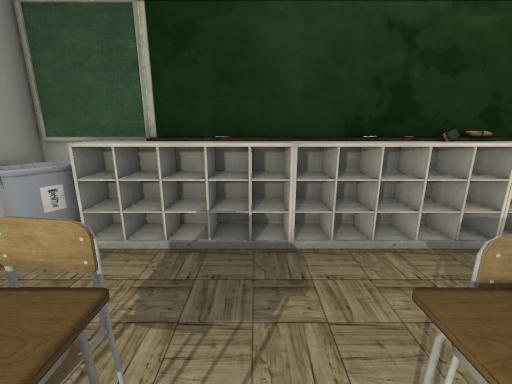
View 1 (above)

17 first-person views from a walk through a 3-D level made in the Unity game engine. The camera is 1.2 m above the floor, tilts 14° down and sees 90° across. Doors are open. The floor is counted in squares, 0.5 m on a side. Each view is taken from the middle of a square. On the plan, view 1 faces up. The plan holds only what a view shows up to about 17 squares ahead; the rest is blank. The player character is not drawn. Some surface patterns are stand-ins.

View 2
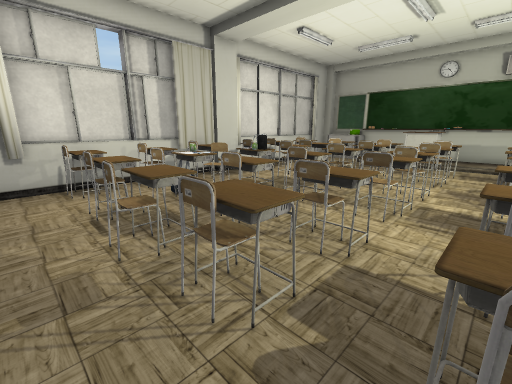

View 3
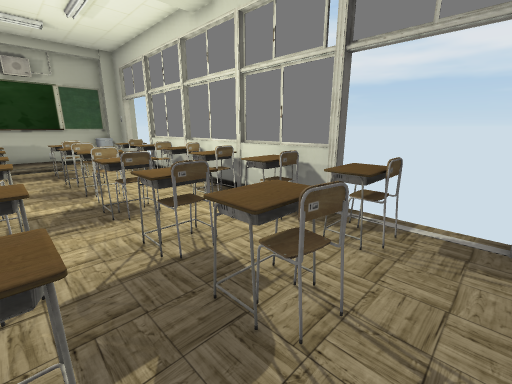

View 4
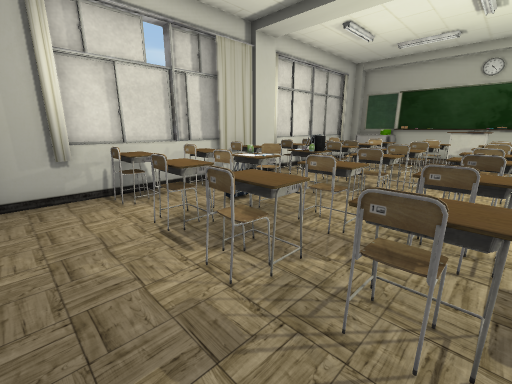

View 5
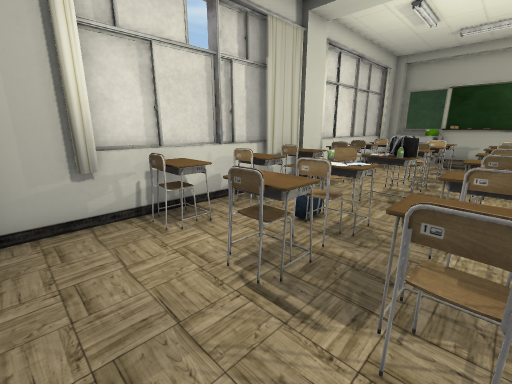

View 6
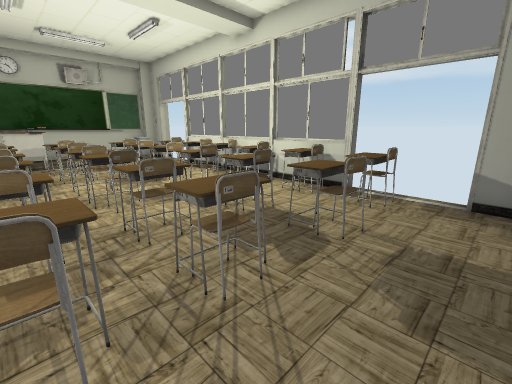

View 7
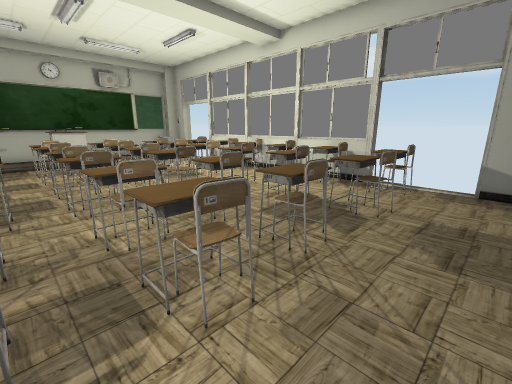

View 8
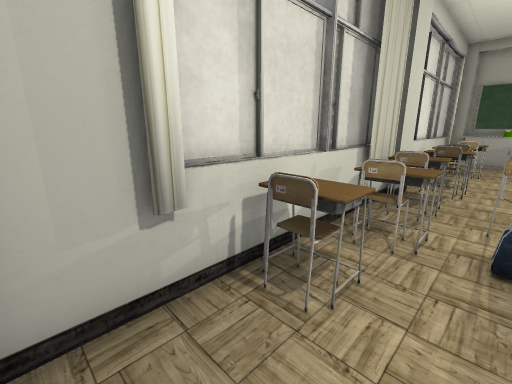

View 9
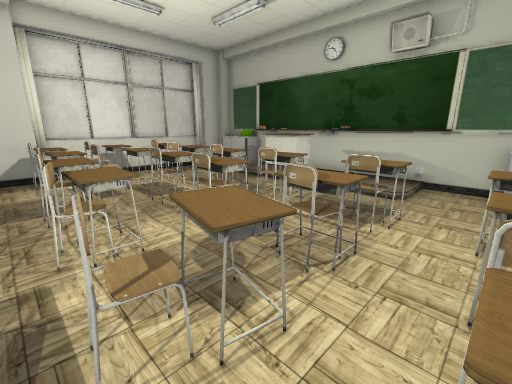

View 10
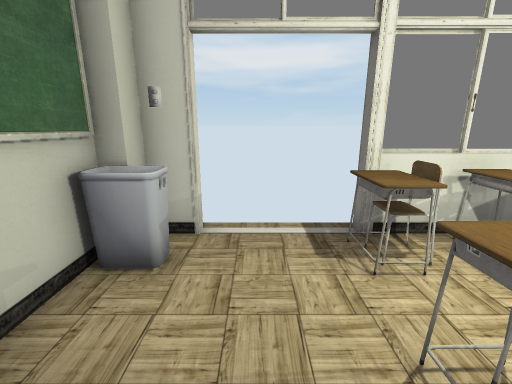

View 11
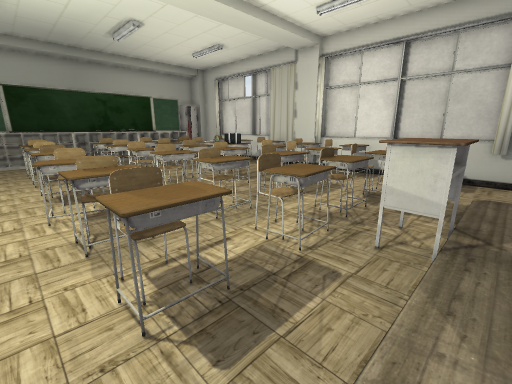

View 12
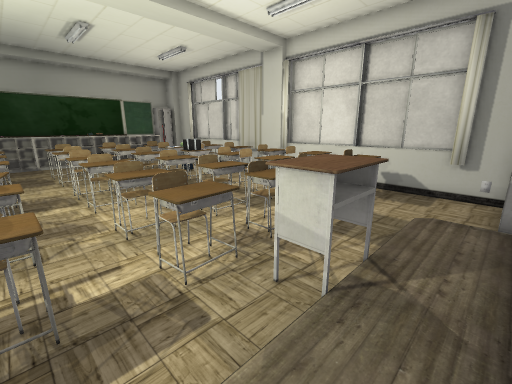

View 13
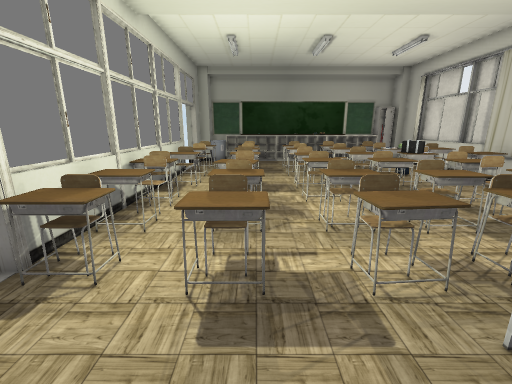

View 14
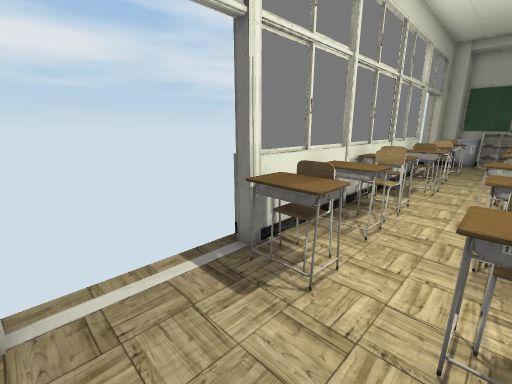

View 15
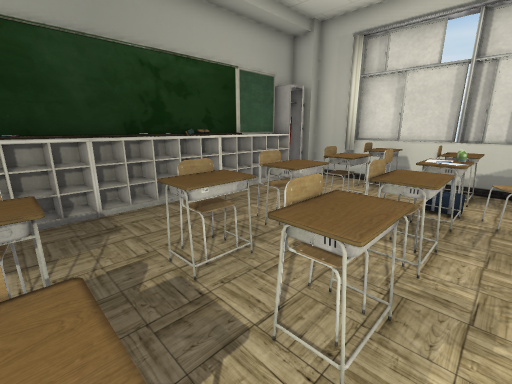

View 16
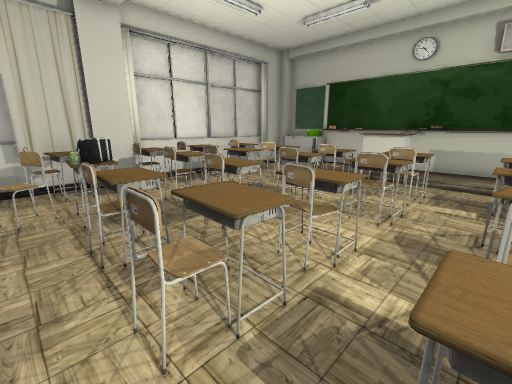

View 17
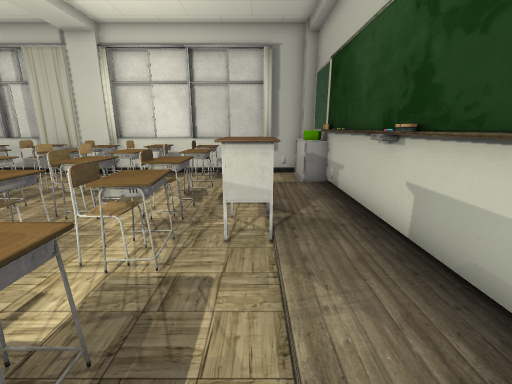

### Floor plan
Key: @ floor where view 1 was taken; # wall or solid block; . main floor; : floor 0.25 m higher than the main floor; D open door; v drop or lower ground; B blackboard; S shelf; C chair; E desk; A bag; U curtain; P pillar; L locker; O other object.
Columns run from 6 left of view 1 to 12 right of it. Each row starts with its distance up from view 1.
  6  ####OBB  #OB#####
  5 ##OSSSSSSSSSSSSLL#
  4 ##O..............#
  3 D................#
  2 D...C.....C......#
  1 DCC.EE.ECEEEECEEC#
  0 DEE.EE@EE.EEECEEE#
 -1 #CC.CC.EC.CEEO.EC#
 -2 #EE.EE.EEEEEOO.EE##
 -3 # ............C..#
 -4 #CE.CE.C..CEAO.ECU
 -5 #EE.EE.EEEEEAO.EEU
 -6 ##...C.EE....... P#
 -7 #CE.EE.ECECE.C.ECU
 -8 #EC.EE.EEEEEEE.EE#
 -9 # ...........C..v#
-10 #EE.EC.CCECEEEEEE#
-11 #EE.EE.EE.EEEE.EE#
-12 #CC.CE.CCECEECEEC#
-13 DEE.EE.EEEEEEEEEE#
-14 D.......EEE......#
-15 D.......EEE......#
-16 D....:::::::::...#
-17 OOO..:::::::::OOO#
-18  ####OOO OO  O####

Where each view was taken, in squares from view 1:
view 1: 0 up, 0 right, facing up
view 2: 3 up, 1 left, facing down-right
view 3: 3 up, 1 right, facing down-left
view 4: 4 up, 1 right, facing down-right
view 5: 4 up, 4 right, facing down-right
view 6: 4 up, 4 right, facing down-left
view 7: 4 up, 6 right, facing down-left
view 8: 4 up, 8 right, facing down-right
view 9: 6 down, 4 left, facing down-right
view 10: 15 down, 0 right, facing left
view 11: 16 down, 3 left, facing up-right
view 12: 17 down, 1 left, facing up-right
view 13: 17 down, 1 left, facing up
view 14: 16 down, 2 left, facing up-left
view 15: 3 down, 1 left, facing up-right
view 16: 3 down, 1 left, facing down-right
view 17: 15 down, 3 left, facing right
